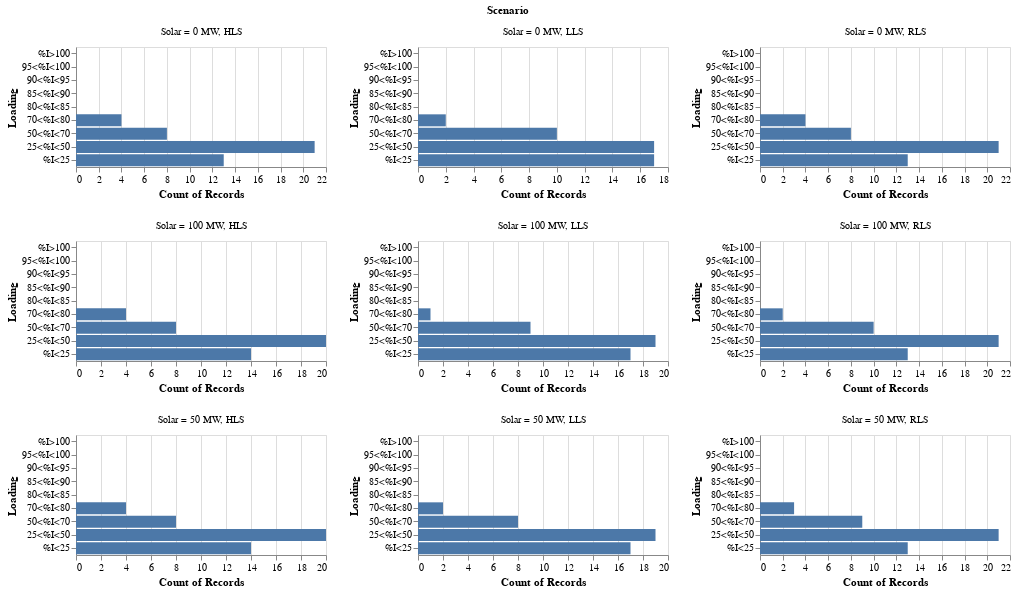

Here is the notebook cell this chart was saved with:
### Markdown cell above
A histogram is plotted to check the no of line branches in the above defined loading bracket

### Code cell
alt.Chart(data_l).mark_bar().encode(
    alt.Y('Loading', scale =alt.Scale(domain=['%I>100','95<%I<100','90<%I<95','85<%I<90','80<%I<85','70<%I<80','50<%I<70','25<%I<50','%I<25'])),
    alt.X('count()')).properties(height = 120, width = 250).facet('Scenario',columns=3).resolve_scale(x='independent', y = 'independent')

### Figure 1 — Vega-Lite specification as saved in the notebook (floating-point values rounded to 4 significant figures; data arrays with more than 128 entries replaced by an {"elided": "..."} marker saying what was removed)
{"config": {"view": {"continuousWidth": 300, "continuousHeight": 300}}, "data": {"name": "data-018d5be8a2f46527caaa7fc2ace1c5fc"}, "facet": {"field": "Scenario", "type": "nominal"}, "spec": {"mark": {"type": "bar"}, "encoding": {"x": {"aggregate": "count", "type": "quantitative"}, "y": {"field": "Loading", "scale": {"domain": ["%I>100", "95<%I<100", "90<%I<95", "85<%I<90", "80<%I<85", "70<%I<80", "50<%I<70", "25<%I<50", "%I<25"]}, "type": "nominal"}}, "height": 120, "width": 250}, "columns": 3, "resolve": {"scale": {"x": "independent", "y": "independent"}}, "$schema": "https://vega.github.io/schema/vega-lite/v5.20.1.json", "datasets": {"data-018d5be8a2f46527caaa7fc2ace1c5fc": {"elided": "414 records"}}}
